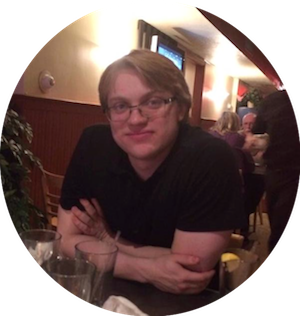
#> input picture img/profile.png, 300 x 316 px
$ python layerer.py
#> lines starting #> are read from the running program, lines starting #| are printed output that depends on the picture
from PIL import Image
import numpy as np

profile = Image.open("profile.png")
#> profile is the input picture: PIL image 300x316 RGBA; mean R, G, B, A 76.6, 56.1, 52.3, 201.2
arr = np.array(profile)

colors = list(set(arr.flatten().tolist()))
#> colors = 256 values from 0 to 255

base = np.zeros_like(arr)
for color in colors:
	im = Image.fromarray(base.astype("uint8"))
	im.save("png/profile%d.png"%color)
	layer = color*np.ones_like(arr)
	base = np.fmin(arr, layer)
#> this loop made 256 passes
#> pass 2, `base = np.fmin(arr, layer)`:
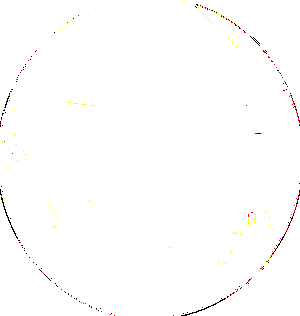
#> base: shape (316, 300, 4); mean R, G, B, A 0.801, 0.799, 0.797, 0.805; transparent parts drawn white
